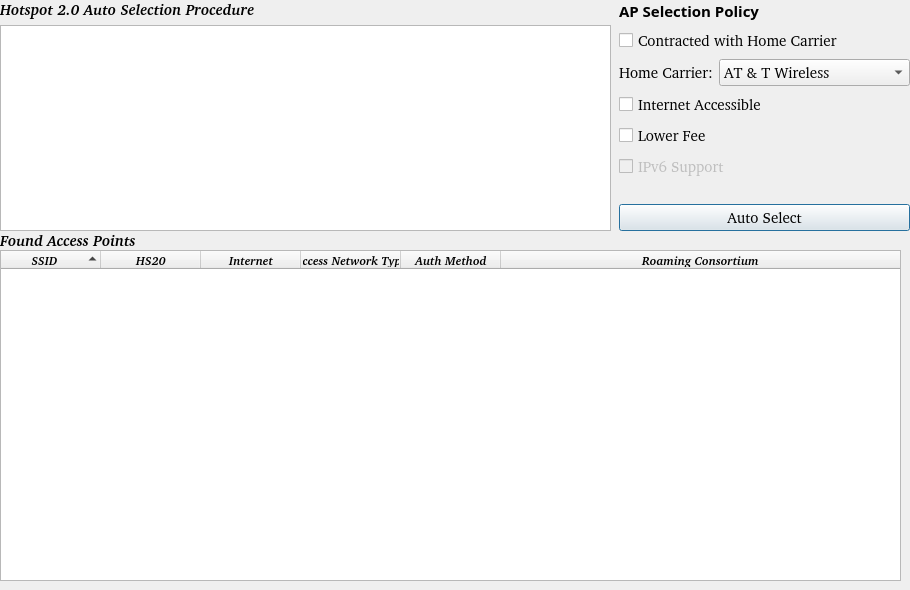
<?xml version="1.0" encoding="UTF-8"?>
<ui version="4.0">
 <class>Hotspot2Dialog</class>
 <widget class="QDialog" name="Hotspot2Dialog">
  <property name="enabled">
   <bool>true</bool>
  </property>
  <property name="geometry">
   <rect>
    <x>0</x>
    <y>0</y>
    <width>910</width>
    <height>590</height>
   </rect>
  </property>
  <property name="font">
   <font>
    <pointsize>12</pointsize>
   </font>
  </property>
  <property name="windowTitle">
   <string>Hotspot 2.0</string>
  </property>
  <property name="sizeGripEnabled">
   <bool>false</bool>
  </property>
  <widget class="QTreeWidget" name="hs20APWidget">
   <property name="geometry">
    <rect>
     <x>0</x>
     <y>250</y>
     <width>901</width>
     <height>331</height>
    </rect>
   </property>
   <property name="font">
    <font>
     <family>Bitstream Charter</family>
     <pointsize>11</pointsize>
     <weight>75</weight>
     <italic>true</italic>
     <bold>true</bold>
    </font>
   </property>
   <property name="editTriggers">
    <set>QAbstractItemView::NoEditTriggers</set>
   </property>
   <property name="uniformRowHeights">
    <bool>true</bool>
   </property>
   <property name="sortingEnabled">
    <bool>true</bool>
   </property>
   <property name="headerHidden">
    <bool>false</bool>
   </property>
   <attribute name="headerCascadingSectionResizes">
    <bool>true</bool>
   </attribute>
   <attribute name="headerMinimumSectionSize">
    <number>40</number>
   </attribute>
   <attribute name="headerShowSortIndicator" stdset="0">
    <bool>true</bool>
   </attribute>
   <column>
    <property name="text">
     <string>SSID</string>
    </property>
    <property name="font">
     <font>
      <pointsize>9</pointsize>
     </font>
    </property>
    <property name="textAlignment">
     <set>AlignHCenter|AlignVCenter|AlignCenter</set>
    </property>
   </column>
   <column>
    <property name="text">
     <string>HS20</string>
    </property>
    <property name="font">
     <font>
      <pointsize>9</pointsize>
     </font>
    </property>
    <property name="textAlignment">
     <set>AlignHCenter|AlignVCenter|AlignCenter</set>
    </property>
   </column>
   <column>
    <property name="text">
     <string>Internet</string>
    </property>
    <property name="font">
     <font>
      <pointsize>9</pointsize>
     </font>
    </property>
    <property name="textAlignment">
     <set>AlignHCenter|AlignVCenter|AlignCenter</set>
    </property>
   </column>
   <column>
    <property name="text">
     <string>Access Network Type</string>
    </property>
    <property name="font">
     <font>
      <pointsize>9</pointsize>
     </font>
    </property>
    <property name="textAlignment">
     <set>AlignHCenter|AlignVCenter|AlignCenter</set>
    </property>
   </column>
   <column>
    <property name="text">
     <string>Auth Method</string>
    </property>
    <property name="font">
     <font>
      <pointsize>9</pointsize>
     </font>
    </property>
    <property name="textAlignment">
     <set>AlignHCenter|AlignVCenter|AlignCenter</set>
    </property>
   </column>
   <column>
    <property name="text">
     <string>Roaming Consortium</string>
    </property>
    <property name="font">
     <font>
      <pointsize>9</pointsize>
     </font>
    </property>
    <property name="textAlignment">
     <set>AlignHCenter|AlignVCenter|AlignCenter</set>
    </property>
   </column>
   <column>
    <property name="text">
     <string/>
    </property>
   </column>
  </widget>
  <widget class="QLabel" name="interworkingStationLabel">
   <property name="geometry">
    <rect>
     <x>0</x>
     <y>230</y>
     <width>221</width>
     <height>20</height>
    </rect>
   </property>
   <property name="font">
    <font>
     <family>Bitstream Charter</family>
     <pointsize>11</pointsize>
     <weight>75</weight>
     <italic>true</italic>
     <bold>true</bold>
    </font>
   </property>
   <property name="text">
    <string>Found Access Points</string>
   </property>
  </widget>
  <widget class="QWidget" name="verticalLayoutWidget">
   <property name="geometry">
    <rect>
     <x>0</x>
     <y>0</y>
     <width>611</width>
     <height>231</height>
    </rect>
   </property>
   <layout class="QVBoxLayout" name="verticalLayout">
    <item>
     <widget class="QLabel" name="arbiterInfoLabel">
      <property name="font">
       <font>
        <family>Bitstream Charter</family>
        <pointsize>11</pointsize>
        <weight>75</weight>
        <italic>true</italic>
        <bold>true</bold>
       </font>
      </property>
      <property name="text">
       <string>Hotspot 2.0 Auto Selection Procedure</string>
      </property>
     </widget>
    </item>
    <item>
     <widget class="QTextEdit" name="arbiterInfoText">
      <property name="font">
       <font>
        <family>Sans Serif</family>
        <pointsize>11</pointsize>
        <weight>50</weight>
        <bold>false</bold>
       </font>
      </property>
      <property name="readOnly">
       <bool>true</bool>
      </property>
     </widget>
    </item>
   </layout>
  </widget>
  <widget class="QWidget" name="verticalLayoutWidget_2">
   <property name="geometry">
    <rect>
     <x>619</x>
     <y>0</y>
     <width>291</width>
     <height>231</height>
    </rect>
   </property>
   <layout class="QVBoxLayout" name="verticalLayout_2">
    <item>
     <widget class="QLabel" name="label">
      <property name="font">
       <font>
        <family>Sans Serif</family>
        <pointsize>11</pointsize>
        <weight>75</weight>
        <bold>true</bold>
       </font>
      </property>
      <property name="text">
       <string>AP Selection Policy</string>
      </property>
     </widget>
    </item>
    <item>
     <widget class="QCheckBox" name="contractedCheck">
      <property name="font">
       <font>
        <family>Bitstream Charter</family>
        <pointsize>11</pointsize>
       </font>
      </property>
      <property name="text">
       <string>Contracted with Home Carrier</string>
      </property>
     </widget>
    </item>
    <item>
     <layout class="QFormLayout" name="formLayout_2">
      <item row="0" column="0">
       <widget class="QLabel" name="label_2">
        <property name="font">
         <font>
          <family>Bitstream Charter</family>
          <pointsize>11</pointsize>
         </font>
        </property>
        <property name="text">
         <string>Home Carrier:</string>
        </property>
       </widget>
      </item>
      <item row="0" column="1">
       <widget class="QComboBox" name="carrierSelect">
        <property name="font">
         <font>
          <family>Bitstream Charter</family>
          <pointsize>11</pointsize>
         </font>
        </property>
        <item>
         <property name="text">
          <string>AT &amp; T Wireless</string>
         </property>
        </item>
        <item>
         <property name="text">
          <string>Verizon Wireless</string>
         </property>
        </item>
        <item>
         <property name="text">
          <string>Wi-Fi Alliance</string>
         </property>
        </item>
        <item>
         <property name="text">
          <string>Silicon Controls</string>
         </property>
        </item>
       </widget>
      </item>
     </layout>
    </item>
    <item>
     <widget class="QCheckBox" name="interAccessCheck">
      <property name="font">
       <font>
        <family>Bitstream Charter</family>
        <pointsize>11</pointsize>
       </font>
      </property>
      <property name="text">
       <string>Internet Accessible</string>
      </property>
     </widget>
    </item>
    <item>
     <widget class="QCheckBox" name="lowFeeCheck">
      <property name="font">
       <font>
        <family>Bitstream Charter</family>
        <pointsize>11</pointsize>
       </font>
      </property>
      <property name="text">
       <string>Lower Fee</string>
      </property>
     </widget>
    </item>
    <item>
     <widget class="QCheckBox" name="ip6Check">
      <property name="enabled">
       <bool>false</bool>
      </property>
      <property name="font">
       <font>
        <family>Bitstream Charter</family>
        <pointsize>11</pointsize>
       </font>
      </property>
      <property name="text">
       <string>IPv6 Support</string>
      </property>
     </widget>
    </item>
    <item>
     <spacer name="verticalSpacer">
      <property name="orientation">
       <enum>Qt::Vertical</enum>
      </property>
      <property name="sizeHint" stdset="0">
       <size>
        <width>20</width>
        <height>40</height>
       </size>
      </property>
     </spacer>
    </item>
    <item>
     <widget class="QPushButton" name="autoSelectButton">
      <property name="font">
       <font>
        <family>Bitstream Charter</family>
        <pointsize>11</pointsize>
       </font>
      </property>
      <property name="text">
       <string>Auto Select</string>
      </property>
     </widget>
    </item>
   </layout>
  </widget>
 </widget>
 <resources/>
 <connections/>
</ui>
